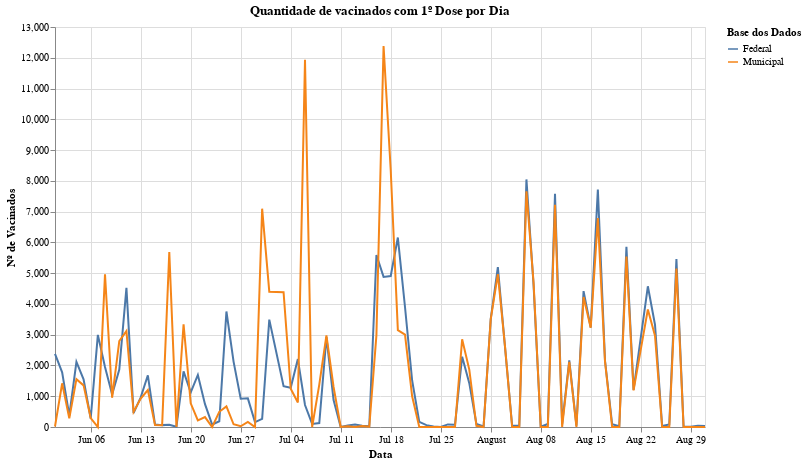

Notebook cell for this chart:
### Markdown cell above
### Aplicações da 1º Dose por Dia

### Code cell
criar_mark_line(vacinados1DosePorDia, 'Quantidade de vacinados com 1º Dose por Dia', False)

### Figure 1 — Vega-Lite specification as saved in the notebook (floating-point values rounded to 4 significant figures; data arrays with more than 128 entries replaced by an {"elided": "..."} marker saying what was removed)
{"config": {"view": {"continuousWidth": 400, "continuousHeight": 300}}, "data": {"name": "data-262ea01ba53cda6d90f1ecba5aa254ac"}, "mark": {"type": "line", "point": false}, "encoding": {"color": {"type": "nominal", "field": "fonte_dados", "title": "Base dos Dados"}, "x": {"type": "temporal", "field": "data", "title": "Data"}, "y": {"type": "quantitative", "field": "aplic_por_dia", "title": "Nº de Vacinados"}}, "height": 400, "title": "Quantidade de vacinados com 1º Dose por Dia", "width": 650, "$schema": "https://vega.github.io/schema/vega-lite/v4.8.1.json", "datasets": {"data-262ea01ba53cda6d90f1ecba5aa254ac": {"elided": "180 records"}}}
